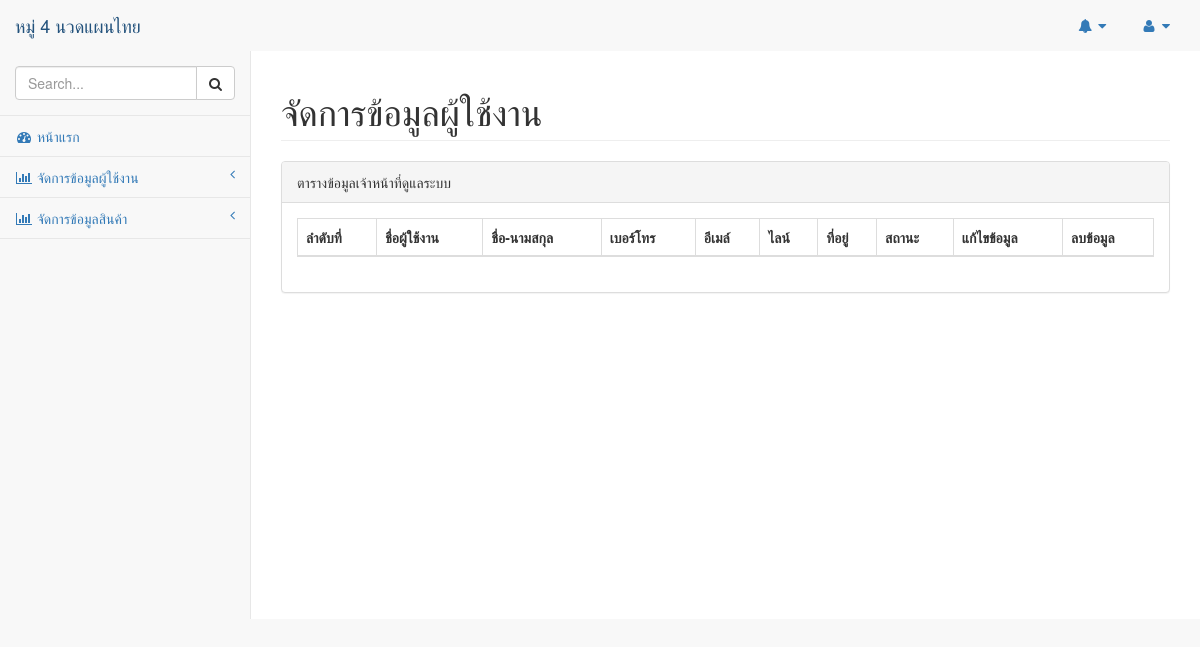
The app's page /src/pages/admin-management.php, older data.
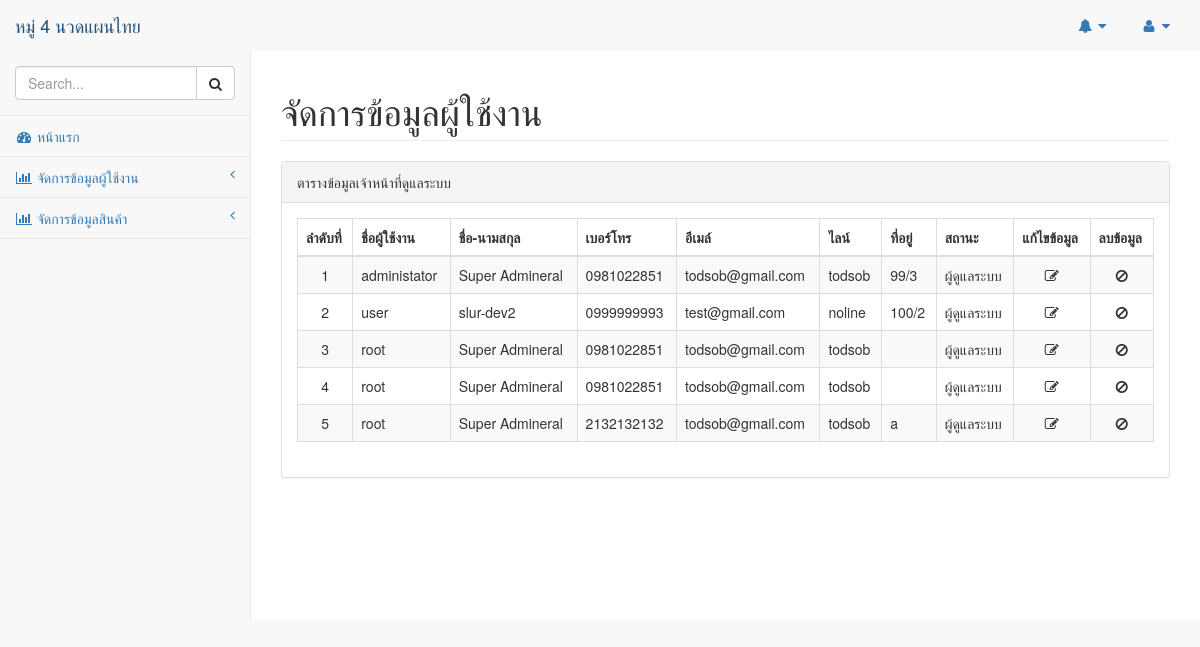
The same page, newer data.
### tables this page shows
CREATE TABLE `hm_user` (
  `user_id` int(11) NOT NULL,
  `user_name` varchar(50) NOT NULL,
  `user_user` varchar(50) NOT NULL,
  `user_pass` varchar(50) NOT NULL,
  `user_tel` varchar(10) NOT NULL,
  `user_email` varchar(50) NOT NULL,
  `user_line` varchar(50) NOT NULL,
  `user_img` varchar(100) DEFAULT NULL,
  `user_address` varchar(255) NOT NULL,
  `status_id` int(11) NOT NULL
);

CREATE TABLE `hm_status` (
  `status_id` int(11) NOT NULL,
  `status_name` varchar(20) NOT NULL
);

### src/components/global-variable.php (called while the page is built)
<?php
    $title = 'หมู่ 4 นวดแผนไทย'
?>

### src/pages/admin-management.php (the view, shortened to what this page needs)
<!DOCTYPE html>
<html lang="en">
<head>
  <?php
    include('../components/global-variable.php');
    include('../assets/scripts/admin-script.php');
  ?>
<link rel="stylesheet" type="text/css" href="https://cdn.datatables.net/1.10.19/css/jquery.dataTables.css">
</head>
<body>
    <div id="wrapper">
        <?php include('../components/menu.php'); ?>
        <div id="page-wrapper">
            <div class="row">
                <div class="col-lg-12">
                    <h1 class="page-header">จัดการข้อมูลผู้ใช้งาน</h1>
                </div>
            </div>
            <div class="row">
            <div class="col-lg-12">
                    <div class="panel panel-default">
                        <div class="panel-heading">
                            ตารางข้อมูลเจ้าหน้าที่ดูแลระบบ
                        </div>
                        <div class="panel-body">
                            <table width="100%" class="table table-striped table-bordered table-hover" id="myTable">
                                <thead>
                                    <tr>
                                        <th>ลำดับที่</th>
                                        <th>ชื่อผู้ใช้งาน</th>
                                        <th>ชื่อ-นามสกุล</th>
                                        <th>เบอร์โทร</th>
                                        <th>อีเมล์</th>
                                        <th>ไลน์</th>
                                        <th>ที่อยู่</th>
                                        <th>สถานะ</th>
                                        <th>แก้ไขข้อมูล</th>
                                        <th>ลบข้อมูล</th>
                                    </tr>
                                </thead>
                                <tbody>
                                  <?php
                                    include('../config/connect-db.php');
                                    $status_id = 1;
                                    $sql= 'SELECT
                                                u.user_id as id, u.user_user as username,u.user_name as name,u.user_tel as tel
                                                ,u.user_email as email,u.user_line as line,u.user_address as address
                                                ,s.status_name
                                            FROM hm_user u INNER JOIN hm_status s ON u.status_id = s.status_id
                                            WHERE u.status_id =?';
                                    if($stmt = $mysqli->prepare($sql)){
                                        $stmt->bind_param('i',$status_id);
                                        $stmt->execute();
                                        $result  = $stmt->get_result();
                                        $rows = 1;
                                        while($rs=$result->fetch_object()){
                                            echo '<tr>';
                                            echo '<td class="text-center">'.$rows.'</td>';
                                            echo '<td>'.$rs->username.'</td>';
                                            echo '<td>'.$rs->name.'</td>';
                                            echo '<td>'.$rs->tel.'</td>';
                                            echo '<td>'.$rs->email.'</td>';
                                            echo '<td>'.$rs->line.'</td>';
                                            echo '<td>'.$rs->address.'</td>';
                                            echo '<td>'.$rs->status_name.'</td>';
                                            echo '<td class="text-center" onclick="editUser('.$rs->id.')"><i class="fa fa-pencil-square-o" aria-hidden="true"></i></td>';
                                            echo '<td class="text-center" onclick="deleteUser('.$rs->id.','."'$rs->username'".')"><i class="fa fa-ban" aria-hidden="true"></i></td>';
                                            echo '</tr>';
                                            $rows++;
                                        }
                                    }else{
                                        echo "ERROR: SQL Excute Error.".$sql."<br>".$mysqli->error;
                                    }
                                  ?>
                                </tbody>
                            </table>
                        </div>
                    </div>
                </div>
            </div>
        </div>
    </div>
</body>
</html>

### src/assets/scripts/admin-script.php (shortened to what this page needs)
<link href="assets/libs/vendor/bootstrap/css/bootstrap.min.css" rel="stylesheet">
<link href="assets/libs/vendor/metisMenu/metisMenu.min.css" rel="stylesheet">
<link href="assets/libs/dist/css/sb-admin-2.css" rel="stylesheet">
<link href="assets/libs/vendor/morrisjs/morris.css" rel="stylesheet">
<link href="assets/libs/vendor/font-awesome/css/font-awesome.min.css" rel="stylesheet" type="text/css">

### src/components/menu.php (shortened to what this page needs)
<nav class="navbar navbar-dark navbar-static-top" role="navigation" style="margin-bottom: 0">
    <div class="navbar-header">
        <a class="navbar-brand" href="index.php"><?php echo $title ?></a>
    </div>
    <ul class="nav navbar-top-links navbar-right">
        <li class="dropdown">
            <a class="dropdown-toggle" data-toggle="dropdown" href="#">
                <i class="fa fa-bell fa-fw"></i> <i class="fa fa-caret-down"></i>
            </a>
        </li>
        <li class="dropdown">
            <a class="dropdown-toggle" data-toggle="dropdown" href="#">
                <i class="fa fa-user fa-fw"></i> <i class="fa fa-caret-down"></i>
            </a>
        </li>
    </ul>
    <div class="navbar-default sidebar" role="navigation">
        <div class="sidebar-nav navbar-collapse">
            <ul class="nav" id="side-menu">
                <li class="sidebar-search">
                    <div class="input-group custom-search-form">
                        <input type="text" class="form-control" placeholder="Search...">
                        <span class="input-group-btn">
                        <button class="btn btn-default" type="button">
                            <i class="fa fa-search"></i>
                        </button>
                    </span>
                    </div>
                </li>
                <li>
                    <a href="pages/admin.php"><i class="fa fa-dashboard fa-fw"></i> หน้าแรก</a>
                </li>
                <li>
                    <a href="#"><i class="fa fa-bar-chart-o fa-fw"></i> จัดการข้อมูลผู้ใช้งาน<span class="fa arrow"></span></a>
                </li>
                <li>
                    <a href="#"><i class="fa fa-bar-chart-o fa-fw"></i> จัดการข้อมูลสินค้า<span class="fa arrow"></span></a>
                </li>
            </ul>
        </div>
    </div>
</nav>

Row changes from the older to the newer data that the page shows:
now on this page (row edited): hm_user: user_user "administator", user_name "Super Admineral", user_tel "0981022851", user_email "todsob@gmail.com", user_line "todsob", user_address "99/3", status.status_name "ผู้ดูแลระบบ"
added hm_user: user_user "user", user_name "slur-dev2", user_tel "0999999993", user_email "test@gmail.com", user_line "noline", user_address "100/2", status.status_name "ผู้ดูแลระบบ"
added hm_user: user_user "root", user_name "Super Admineral", user_tel "0981022851", user_email "todsob@gmail.com", user_line "todsob", status.status_name "ผู้ดูแลระบบ"
added hm_user: user_user "root", user_name "Super Admineral", user_tel "0981022851", user_email "todsob@gmail.com", user_line "todsob", status.status_name "ผู้ดูแลระบบ"
added hm_user: user_user "root", user_name "Super Admineral", user_tel "2132132132", user_email "todsob@gmail.com", user_line "todsob", user_address "a", status.status_name "ผู้ดูแลระบบ"
